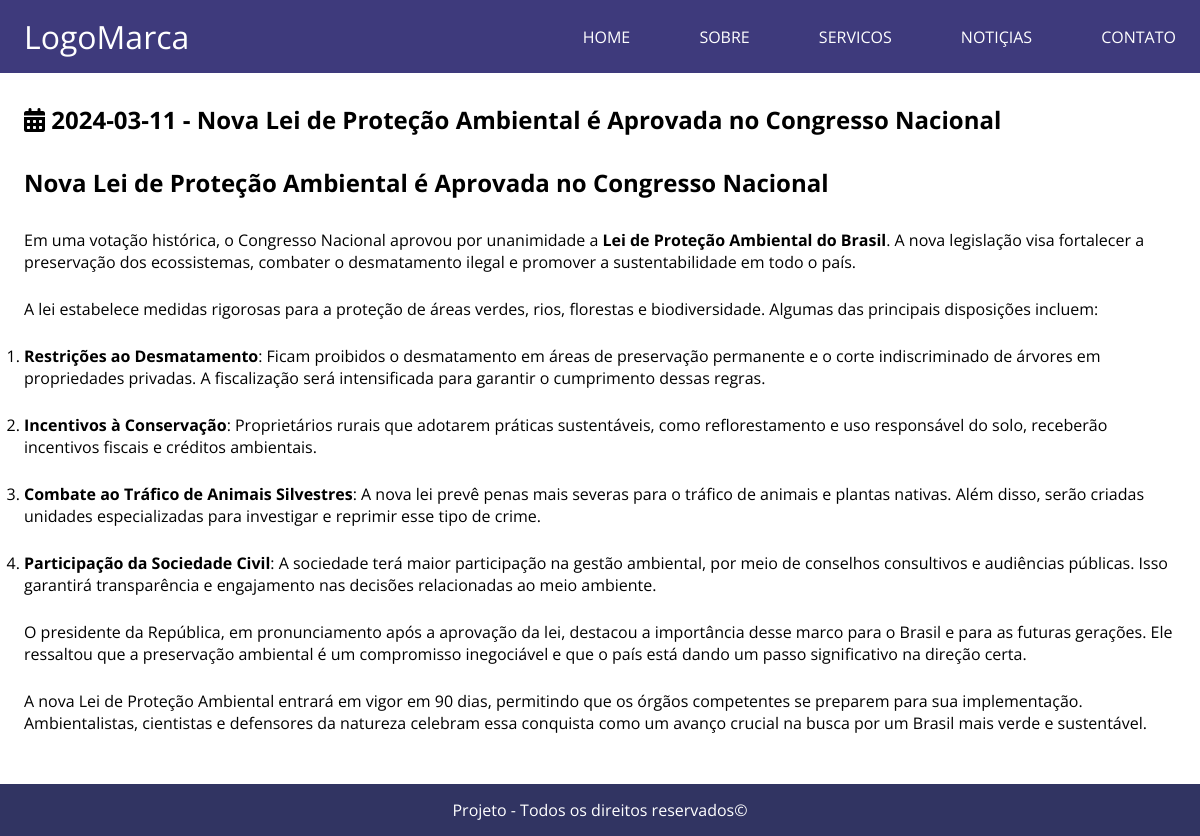
The page /?pag=newsSingle&categoria_id=14&news=nova-lei-de-protecao-ambiental-e-aprovada-no-congresso-nacional on the database its author committed.
### tables this page shows
CREATE TABLE `tb_site_noticias` (
  `id` int(11) NOT NULL,
  `categoria_id` int(11) NOT NULL,
  `data` date NOT NULL,
  `titulo` varchar(255) NOT NULL,
  `conteudo` text NOT NULL,
  `capa` varchar(255) NOT NULL,
  `slog` varchar(255) NOT NULL,
  `order_id` int(11) NOT NULL
);

### core/controllers/NewsSingleController.php (called while the page is built, shortened)
<?php
    class NewsSingleController{
        public function index(){
            $db   = new Database;
            $news = $_GET["news"];
            $categorie_id = $_GET["categoria_id"];
            $sql = $db->selectOne("SELECT * FROM `tb_site_noticias` WHERE slog = ? AND categoria_id = ?", [$news, $categorie_id]);
            $result = $sql["result"];
            $data = [
                "news" => $result
            ];
            Layout::layout([
                DIR_VIEW_MAIN."templates/header",
                DIR_VIEW_MAIN."templates/mainHeader",
                DIR_VIEW_MAIN."newsSingle",
                DIR_VIEW_MAIN."templates/mainFooter",
                DIR_VIEW_MAIN."templates/footer"
            ], $data);
        }
    }

### core/Router.php (called while the page is built, shortened)
<?php
    class Router{
        private $factory;
        private $arr;
        public function __construct(FactoryInterface $factory){
            $this->factory = $factory;
            $this->arr = [
                "main"  => [$this, "main"],
                "panel" => [$this, "panel"]
            ];
        }
        public function build($path){
            $rout = $this->arr[$path];
            $class = $this->factory->make($rout());
            $class->index();
        }
    }

### public/index.php (called while the page is built, shortened)
<?php
    $factory   = new Factory;
    $router    = new Router($factory);
    $router->build("main");

### core/classes/Database.php (called while the page is built, shortened)
<?php
    class Database{
        private $conect;
        private function on(){
            $this->conect = new PDO(
                "mysql:".
                "host=".MYSQL_SERVER.";".
                "dbname=".MYSQL_DATABASE.";".
                "charset=".MYSQL_CHARSET,
                MYSQL_USER,
                MYSQL_PASS,
                [
                    PDO::ATTR_PERSISTENT         => true,
                    PDO::MYSQL_ATTR_INIT_COMMAND => "SET NAMES utf8"
                ]
            );
            $this->conect->setAttribute(PDO::ATTR_ERRMODE, PDO::ERRMODE_WARNING);
        }
        private function off(){
            $this->conect = null;
        }
        public function selectOne($sql, $param = null){
            $results = [];
            try{
                $exec = $this->conect->prepare($sql);
                (!empty($param)) ? $exec->execute($param) : $exec->execute();
                $results["result"] = $exec->fetch();
                $results["rows"]   = $exec->rowCount();
            }catch(PDOException $e){
                return false;
            }
            return $results;
        }
    }

### core/views/newsSingle.php (the view)
<section class="noticia-single">
    <div class="container">
        <h1><i class="fa fa-calendar"></i> <?= $news["data"] ?> - <?= $news["titulo"] ?></h1>
        <?= $news["conteudo"] ?>
    </div>
</section>

### core/classes/Layout.php (shortened to what this page needs)
<?php
    class Layout{
        public static function layout(array $structs, array $data = null){
            foreach($structs as $struct){
                include("$struct.php");
            }
        }
    }

### public/assets/css/style.css (style rules this page uses)
.container { width: 100%; max-width: 1280px; padding: 0 2%; margin: 0 auto; }
section { margin-bottom:50px; }
section.noticia-single h1 { margin: 30px 0; }
section.noticia-single p { margin: 25px 0 25px 0; }

### rows shown on the page
tb_site_noticias: data "2024-03-11", titulo "Nova Lei de Proteção Ambiental é Aprovada no Congresso Nacional", conteudo "Nova Lei de Proteção Ambiental é Aprovada no Congresso Nacional Em uma votação histórica, o Congresso Nacional aprovou por unanimidade a Lei de Proteção Ambiental do Brasil . A nova legislação visa fortalecer a preservação dos ecossistemas, combater o desmatamento ilegal e promover a sustentabilidade em todo o país. A lei estabelece medidas rigorosas para a proteção de áreas verdes, rios, florestas e biodiversidade. Algumas das principais disposições incluem: Restrições ao Desmatamento : Ficam proibidos o desmatamento em áreas de preservação permanente e o corte indiscriminado de árvores em propriedades privadas. A fiscalização será intensificada para garantir o cumprimento dessas regras.…"
